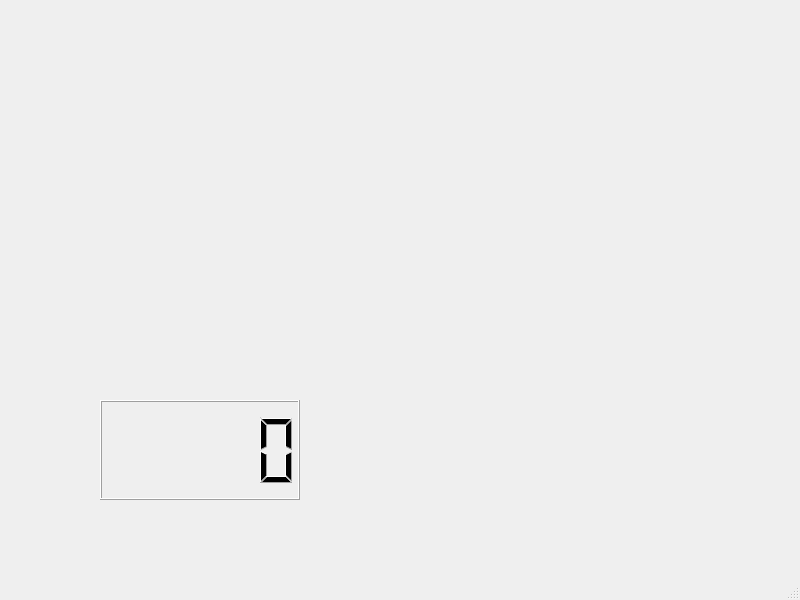
<?xml version="1.0" encoding="UTF-8"?>
<ui version="4.0">
 <class>MainWindow</class>
 <widget class="QMainWindow" name="MainWindow">
  <property name="geometry">
   <rect>
    <x>0</x>
    <y>0</y>
    <width>800</width>
    <height>600</height>
   </rect>
  </property>
  <property name="windowTitle">
   <string>MainWindow</string>
  </property>
  <widget class="QWidget" name="centralwidget">
   <widget class="DigitalClock" name="digitalClock">
    <property name="geometry">
     <rect>
      <x>100</x>
      <y>400</y>
      <width>200</width>
      <height>100</height>
     </rect>
    </property>
    <property name="toolTip">
     <string>The current time</string>
    </property>
    <property name="whatsThis">
     <string>The digital clock widget displays the current time.</string>
    </property>
   </widget>
   <widget class="AnalogClock" name="analogClock">
    <property name="geometry">
     <rect>
      <x>100</x>
      <y>260</y>
      <width>100</width>
      <height>100</height>
     </rect>
    </property>
    <property name="toolTip">
     <string>The current time</string>
    </property>
    <property name="whatsThis">
     <string>The analog clock widget displays the current time.</string>
    </property>
   </widget>
  </widget>
  <widget class="QMenuBar" name="menubar">
   <property name="geometry">
    <rect>
     <x>0</x>
     <y>0</y>
     <width>800</width>
     <height>21</height>
    </rect>
   </property>
  </widget>
  <widget class="QStatusBar" name="statusbar"/>
 </widget>
 <customwidgets>
  <customwidget>
   <class>AnalogClock</class>
   <extends>QWidget</extends>
   <header>analogclock.h</header>
  </customwidget>
  <customwidget>
   <class>DigitalClock</class>
   <extends>QLCDNumber</extends>
   <header>digitalclock.h</header>
  </customwidget>
 </customwidgets>
 <resources/>
 <connections/>
</ui>
